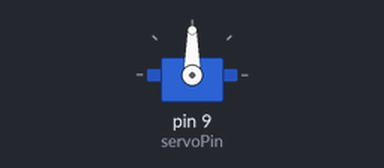
A sketch run on a simulated Arduino Uno, built with avr-gcc and run on an emulated ATmega328P. Shown: servo.

Above: at 0.05 s.
At 1.0 s:
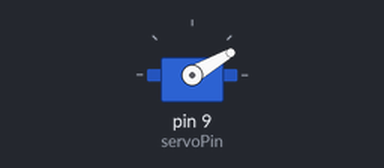
At 2.0 s:
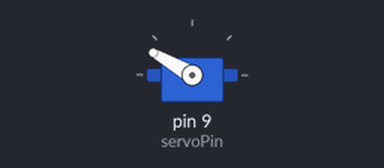
Timing chart, 0 to 4.6 s (numbered marks = the images above):
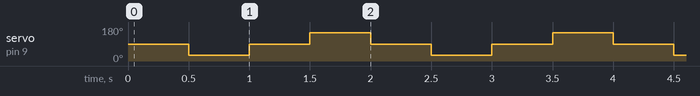

Measured:
- by itself, servo on pin 9 (servoPin): repeats every 2.0 s: 90° 0.50 s, 150° 0.50 s, 90° 0.50 s, 30° 0.50 s

The sketch:

servo.ino
```cpp
// Lesson 9: Servo

#include <Servo.h>
Servo myServo;

// Pin for the servo signal
const int servoPin = 9;

void setup() {
  myServo.attach(servoPin);
  myServo.write(90); // move servo to center position -> 90º
}

void loop() {
  myServo.write(90);// move servos to center position -> 90º
  delay(500);
  myServo.write(30);// move servos to center position -> 30º
  delay(500);
  myServo.write(90);// move servos to center position -> 90º
  delay(500);
  myServo.write(150);// move servos to center position -> 120º
  delay(500);
}
```
